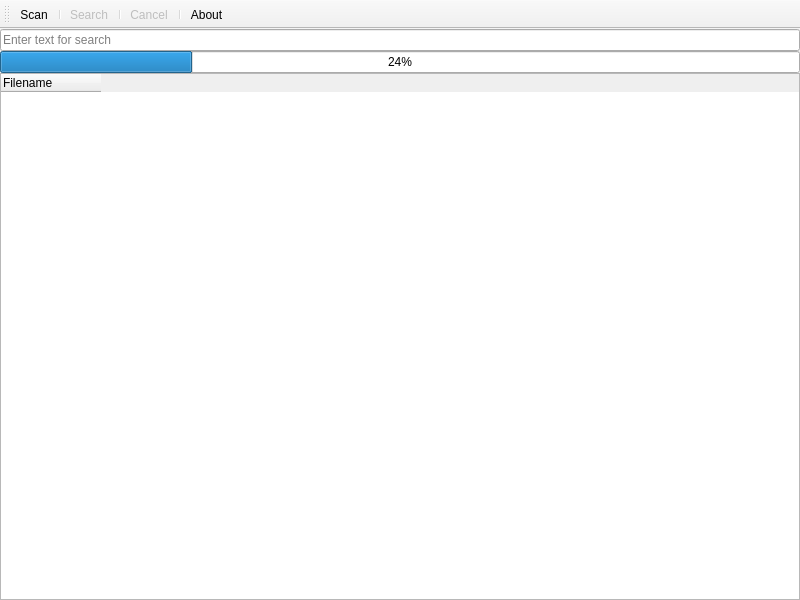
<?xml version="1.0" encoding="UTF-8"?>
<ui version="4.0">
 <class>MainWindow</class>
 <widget class="QMainWindow" name="MainWindow">
  <property name="geometry">
   <rect>
    <x>0</x>
    <y>0</y>
    <width>800</width>
    <height>600</height>
   </rect>
  </property>
  <property name="windowTitle">
   <string>Best text finder</string>
  </property>
  <widget class="QWidget" name="centralWidget">
   <property name="enabled">
    <bool>true</bool>
   </property>
   <property name="layoutDirection">
    <enum>Qt::LeftToRight</enum>
   </property>
   <layout class="QVBoxLayout" name="verticalLayout_2">
    <property name="spacing">
     <number>0</number>
    </property>
    <property name="leftMargin">
     <number>0</number>
    </property>
    <property name="topMargin">
     <number>0</number>
    </property>
    <property name="rightMargin">
     <number>0</number>
    </property>
    <property name="bottomMargin">
     <number>0</number>
    </property>
    <item>
     <widget class="QLineEdit" name="lineEdit">
      <property name="placeholderText">
       <string>Enter text for search</string>
      </property>
     </widget>
    </item>
    <item>
     <widget class="QProgressBar" name="progressBar">
      <property name="value">
       <number>24</number>
      </property>
     </widget>
    </item>
    <item>
     <widget class="QTreeWidget" name="treeWidget">
      <property name="dragEnabled">
       <bool>false</bool>
      </property>
      <property name="alternatingRowColors">
       <bool>true</bool>
      </property>
      <property name="sortingEnabled">
       <bool>false</bool>
      </property>
      <property name="animated">
       <bool>true</bool>
      </property>
      <attribute name="headerCascadingSectionResizes">
       <bool>false</bool>
      </attribute>
      <attribute name="headerMinimumSectionSize">
       <number>100</number>
      </attribute>
      <attribute name="headerStretchLastSection">
       <bool>false</bool>
      </attribute>
      <column>
       <property name="text">
        <string>Filename</string>
       </property>
      </column>
     </widget>
    </item>
   </layout>
  </widget>
  <widget class="QToolBar" name="toolBar">
   <property name="windowTitle">
    <string>toolBar</string>
   </property>
   <attribute name="toolBarArea">
    <enum>TopToolBarArea</enum>
   </attribute>
   <attribute name="toolBarBreak">
    <bool>false</bool>
   </attribute>
   <addaction name="actionScan"/>
   <addaction name="separator"/>
   <addaction name="actionSearch"/>
   <addaction name="separator"/>
   <addaction name="actionCancel"/>
   <addaction name="separator"/>
   <addaction name="actionAbout"/>
  </widget>
  <action name="actionScan">
   <property name="text">
    <string>&amp;Scan</string>
   </property>
   <property name="toolTip">
    <string>Scan</string>
   </property>
  </action>
  <action name="actionExit">
   <property name="text">
    <string>&amp;Exit</string>
   </property>
  </action>
  <action name="actionCancel">
   <property name="enabled">
    <bool>false</bool>
   </property>
   <property name="text">
    <string>Cancel</string>
   </property>
   <property name="toolTip">
    <string>Cancel</string>
   </property>
   <property name="visible">
    <bool>true</bool>
   </property>
  </action>
  <action name="actionSearch">
   <property name="enabled">
    <bool>false</bool>
   </property>
   <property name="text">
    <string>Search</string>
   </property>
   <property name="toolTip">
    <string>Search</string>
   </property>
  </action>
  <action name="actionAbout">
   <property name="text">
    <string>About</string>
   </property>
  </action>
 </widget>
 <layoutdefault spacing="6" margin="11"/>
 <resources/>
 <connections/>
</ui>
